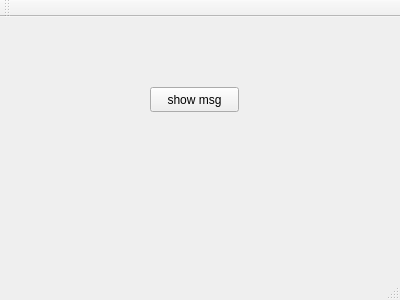
<?xml version="1.0" encoding="UTF-8"?>
<ui version="4.0">
 <class>MainWindow</class>
 <widget class="QMainWindow" name="MainWindow">
  <property name="geometry">
   <rect>
    <x>0</x>
    <y>0</y>
    <width>400</width>
    <height>300</height>
   </rect>
  </property>
  <property name="windowTitle">
   <string>MainWindow</string>
  </property>
  <widget class="QWidget" name="centralWidget">
   <widget class="QPushButton" name="pushButton">
    <property name="geometry">
     <rect>
      <x>150</x>
      <y>70</y>
      <width>89</width>
      <height>25</height>
     </rect>
    </property>
    <property name="text">
     <string>show msg</string>
    </property>
   </widget>
  </widget>
  <widget class="QMenuBar" name="menuBar">
   <property name="geometry">
    <rect>
     <x>0</x>
     <y>0</y>
     <width>400</width>
     <height>22</height>
    </rect>
   </property>
  </widget>
  <widget class="QToolBar" name="mainToolBar">
   <attribute name="toolBarArea">
    <enum>TopToolBarArea</enum>
   </attribute>
   <attribute name="toolBarBreak">
    <bool>false</bool>
   </attribute>
  </widget>
  <widget class="QStatusBar" name="statusBar"/>
 </widget>
 <layoutdefault spacing="6" margin="11"/>
 <resources/>
 <connections/>
</ui>
